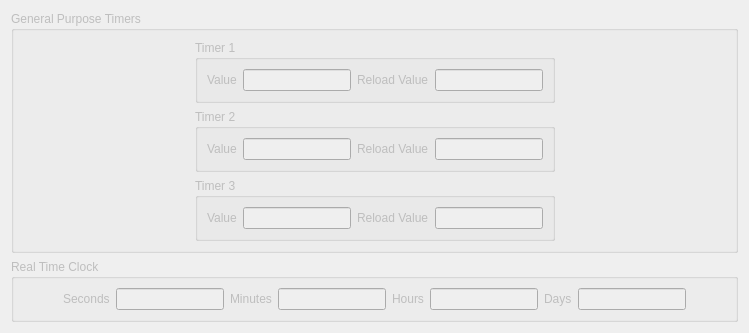
      <widget class="QWidget" name="tab_14">
       <attribute name="title">
        <string>Timers</string>
       </attribute>
       <layout class="QVBoxLayout" name="verticalLayout_34">
        <item>
         <widget class="QGroupBox" name="groupGPT">
          <property name="enabled">
           <bool>false</bool>
          </property>
          <property name="title">
           <string>General Purpose Timers</string>
          </property>
          <layout class="QGridLayout" name="gridLayout_22">
           <item row="2" column="1">
            <widget class="QGroupBox" name="groupBox_15">
             <property name="title">
              <string>Timer 3</string>
             </property>
             <layout class="QGridLayout" name="gridLayout_25">
              <item row="0" column="3">
               <widget class="QLineEdit" name="timer3r">
                <property name="readOnly">
                 <bool>true</bool>
                </property>
               </widget>
              </item>
              <item row="0" column="1">
               <widget class="QLineEdit" name="timer3">
                <property name="readOnly">
                 <bool>true</bool>
                </property>
               </widget>
              </item>
              <item row="0" column="2">
               <widget class="QLabel" name="label_18">
                <property name="text">
                 <string>Reload Value</string>
                </property>
               </widget>
              </item>
              <item row="0" column="0">
               <widget class="QLabel" name="label_25">
                <property name="text">
                 <string>Value</string>
                </property>
               </widget>
              </item>
             </layout>
            </widget>
           </item>
           <item row="1" column="1">
            <widget class="QGroupBox" name="groupBox_14">
             <property name="title">
              <string>Timer 2</string>
             </property>
             <layout class="QGridLayout" name="gridLayout_24">
              <item row="0" column="3">
               <widget class="QLineEdit" name="timer2r">
                <property name="readOnly">
                 <bool>true</bool>
                </property>
               </widget>
              </item>
              <item row="0" column="1">
               <widget class="QLineEdit" name="timer2">
                <property name="readOnly">
                 <bool>true</bool>
                </property>
               </widget>
              </item>
              <item row="0" column="2">
               <widget class="QLabel" name="label_4">
                <property name="text">
                 <string>Reload Value</string>
                </property>
               </widget>
              </item>
              <item row="0" column="0">
               <widget class="QLabel" name="label_24">
                <property name="text">
                 <string>Value</string>
                </property>
               </widget>
              </item>
             </layout>
            </widget>
           </item>
           <item row="1" column="0">
            <spacer name="horizontalSpacer_26">
             <property name="orientation">
              <enum>Qt::Horizontal</enum>
             </property>
             <property name="sizeHint" stdset="0">
              <size>
               <width>40</width>
               <height>20</height>
              </size>
             </property>
            </spacer>
           </item>
           <item row="0" column="1">
            <widget class="QGroupBox" name="groupBox_16">
             <property name="title">
              <string>Timer 1</string>
             </property>
             <layout class="QGridLayout" name="gridLayout_26">
              <item row="0" column="2">
               <widget class="QLabel" name="label_19">
                <property name="text">
                 <string>Reload Value</string>
                </property>
               </widget>
              </item>
              <item row="0" column="3">
               <widget class="QLineEdit" name="timer1r">
                <property name="readOnly">
                 <bool>true</bool>
                </property>
               </widget>
              </item>
              <item row="0" column="1">
               <widget class="QLineEdit" name="timer1">
                <property name="readOnly">
                 <bool>true</bool>
                </property>
               </widget>
              </item>
              <item row="0" column="0">
               <widget class="QLabel" name="label_23">
                <property name="text">
                 <string>Value</string>
                </property>
               </widget>
              </item>
             </layout>
            </widget>
           </item>
           <item row="1" column="2">
            <spacer name="horizontalSpacer_27">
             <property name="orientation">
              <enum>Qt::Horizontal</enum>
             </property>
             <property name="sizeHint" stdset="0">
              <size>
               <width>40</width>
               <height>20</height>
              </size>
             </property>
            </spacer>
           </item>
          </layout>
         </widget>
        </item>
        <item>
         <widget class="QGroupBox" name="groupRTC">
          <property name="enabled">
           <bool>false</bool>
          </property>
          <property name="title">
           <string>Real Time Clock</string>
          </property>
          <layout class="QGridLayout" name="gridLayout_27">
           <item row="0" column="3">
            <widget class="QLabel" name="label_20">
             <property name="text">
              <string>Minutes</string>
             </property>
            </widget>
           </item>
           <item row="0" column="7">
            <widget class="QLabel" name="label_22">
             <property name="text">
              <string>Days</string>
             </property>
            </widget>
           </item>
           <item row="0" column="5">
            <widget class="QLabel" name="label_21">
             <property name="text">
              <string>Hours</string>
             </property>
            </widget>
           </item>
           <item row="0" column="8">
            <widget class="QLineEdit" name="days">
             <property name="readOnly">
              <bool>true</bool>
             </property>
            </widget>
           </item>
           <item row="0" column="2">
            <widget class="QLineEdit" name="seconds">
             <property name="readOnly">
              <bool>true</bool>
             </property>
            </widget>
           </item>
           <item row="0" column="6">
            <widget class="QLineEdit" name="hours">
             <property name="readOnly">
              <bool>true</bool>
             </property>
            </widget>
           </item>
           <item row="0" column="1">
            <widget class="QLabel" name="label_3">
             <property name="text">
              <string>Seconds</string>
             </property>
            </widget>
           </item>
           <item row="0" column="4">
            <widget class="QLineEdit" name="minutes">
             <property name="readOnly">
              <bool>true</bool>
             </property>
            </widget>
           </item>
           <item row="0" column="0">
            <spacer name="horizontalSpacer_28">
             <property name="orientation">
              <enum>Qt::Horizontal</enum>
             </property>
             <property name="sizeHint" stdset="0">
              <size>
               <width>40</width>
               <height>20</height>
              </size>
             </property>
            </spacer>
           </item>
           <item row="0" column="9">
            <spacer name="horizontalSpacer_29">
             <property name="orientation">
              <enum>Qt::Horizontal</enum>
             </property>
             <property name="sizeHint" stdset="0">
              <size>
               <width>40</width>
               <height>20</height>
              </size>
             </property>
            </spacer>
           </item>
          </layout>
         </widget>
        </item>
        <item>
         <spacer name="verticalSpacer_4">
          <property name="orientation">
           <enum>Qt::Vertical</enum>
          </property>
          <property name="sizeHint" stdset="0">
           <size>
            <width>20</width>
            <height>0</height>
           </size>
          </property>
         </spacer>
        </item>
       </layout>
      </widget>
